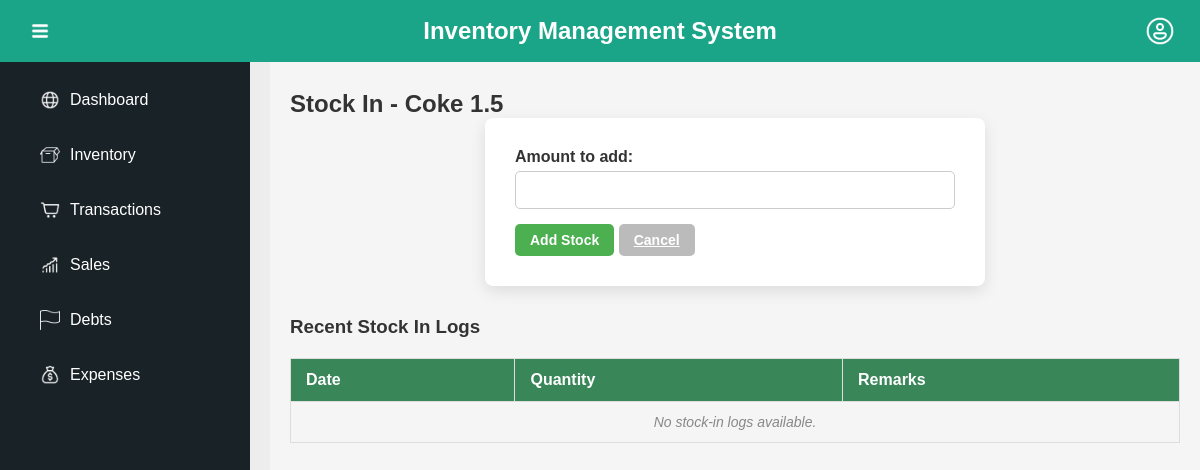
The page /inventory/stock_in/2/ on the database as committed earlier.
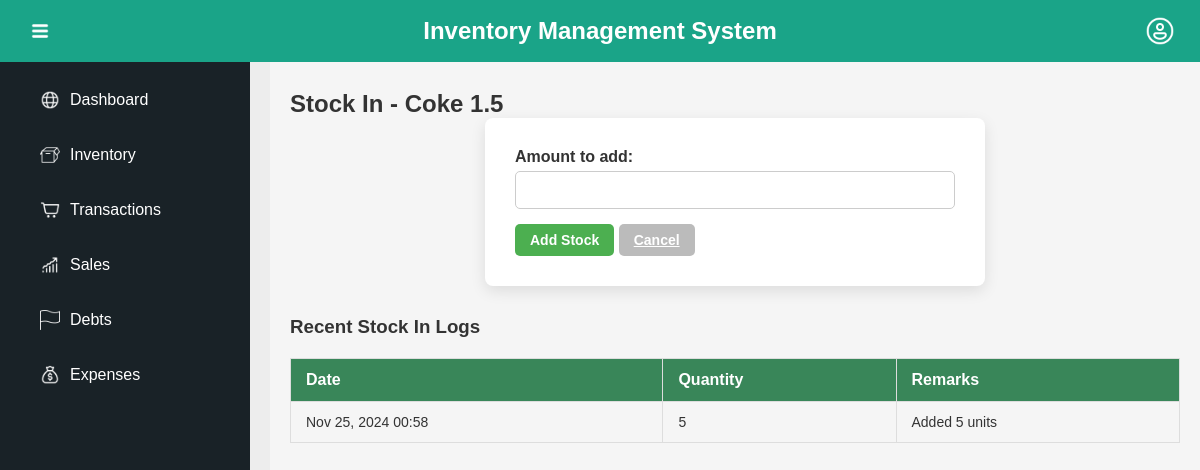
The same page on the database as committed later.
### ProductManagement_APP/models.py (models this page shows, shortened)
class StockLog(models.Model):
    ACTION_CHOICES = [
        ('IN', 'Stock In'),
        ('OUT', 'Stock Out'),
    ]
    product_version = models.ForeignKey(ProductVersion, on_delete=models.CASCADE, related_name='stock_logs')
    action_type = models.CharField(max_length=10, choices=ACTION_CHOICES)
    quantity = models.PositiveIntegerField()
    timestamp = models.DateTimeField(auto_now_add=True)
    remarks = models.TextField(blank=True, null=True)

### ProductManagement_APP/views.py (the view, shortened to what this page needs)
# urls.py: path('stock_in/<int:version_id>/', views.stock_in, name='stock_in'),
def stock_in(request, version_id):
    version = get_object_or_404(ProductVersion, id=version_id)
    product_id = version.product.product_id
    stock_in_logs = version.stock_logs.filter(action_type='IN').order_by('-timestamp')
    return render(request, 'inventory/stock_in.html', {
        'version': version,
        'stock_in_logs': stock_in_logs,
    })

### ProductManagement_APP/templates/inventory/stock_in.html (shortened to what this page needs)
{% extends 'MGSariSari_Inventory/base.html' %}
{% block content %}
    <h2>Stock In - {{ version.product.product_name }}</h2>
    <form method="POST" class="form">
        <label for="stock_in_amount">Amount to add:</label>
        <input type="number" id="stock_in_amount" name="stock_in_amount" min="1" required>
        <button type="submit" class="button save">Add Stock</button>
        <a href="{% url 'ProductManagement_APP:product_versions' version.product.product_id %}" class="button cancel">Cancel</a>
    </form>
    <div class="table-container">
        <h3>Recent Stock In Logs</h3>
        <table class="table">
            <thead>
                <tr>
                    <th>Date</th>
                    <th>Quantity</th>
                    <th>Remarks</th>
                </tr>
            </thead>
            <tbody>
                {% for log in stock_in_logs %}
                    <tr>
                        <td>{{ log.timestamp|date:"M d, Y H:i" }}</td>
                        <td>{{ log.quantity }}</td>
                        <td>{{ log.remarks|default:"-" }}</td>
                    </tr>
                {% empty %}
                    <tr>
                        <td colspan="3" class="no-data">No stock-in logs available.</td>
                    </tr>
                {% endfor %}
            </tbody>
        </table>
    </div>
{% endblock %}

Rows that differ between the two databases and show on the page:
added StockLog: timestamp "Nov 25, 2024 00:58", quantity "5", remarks "Added 5 units"
Other text that changed with them:
text no longer shown: "No stock-in logs available."
